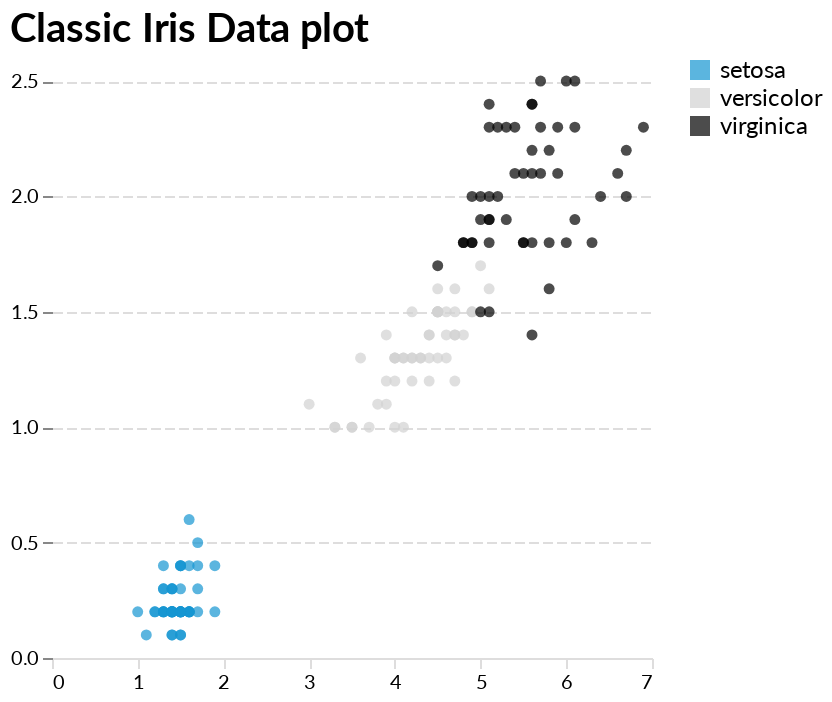

The notebook cell this image was saved under:
### Code cell
alt.Chart(iris, width=300).mark_point().encode(
    x='petalLength',
    y='petalWidth',
    color='species'
).properties(
    title="Classic Iris Data plot",
)

### Figure 1 — Vega-Lite specification as saved in the notebook (floating-point values rounded to 4 significant figures; data arrays with more than 128 entries replaced by an {"elided": "..."} marker saying what was removed)
{"$schema": "https://vega.github.io/schema/vega-lite/v3.4.0.json", "config": {"area": {"fill": "#1696d2"}, "axisX": {"domain": true, "domainColor": "#DEDDDD", "domainDashOffset": 10, "domainWidth": 1, "grid": false, "labelAngle": 0, "labelFont": "Lato", "labelFontSize": 10, "tickColor": "#DEDDDD", "title": "X Axis Title (units)", "titleFont": "Lato", "titleFontSize": 12, "titlePadding": 10}, "axisY": {"domain": false, "domainDashOffset": 10, "grid": true, "gridColor": "#DEDDDD", "gridDash": [5, 2], "gridWidth": 1, "labelAngle": 0, "labelFont": "Lato", "labelFontSize": 10, "title": "Y Axis Title (units)", "titleFont": "Lato", "titleFontSize": 12, "titlePadding": 10}, "bar": {"fill": "#1696d2", "stroke": false}, "guide-title": {"color": "Monospace", "font": "Lato", "fontSize": 15}, "legend": {"labelFont": "Lato", "labelFontSize": 12, "symbolSize": 100, "symbolType": "square", "title": "", "titleFont": "Lato", "titleFontSize": 12}, "line": {"color": "#1696d2", "stroke": "#1696d2", "strokeWidth": 1}, "path": {"stroke": "#1696d2"}, "point": {"filled": true}, "range": {"category": ["#1696d2", "#d2d2d2", "#000000", "#fdbf11", "#ec008b", "#55b748", "#5c5859", "#db2b27"], "diverging": ["#cfe8f3", "#a2d4ec", "#73bfe2", "#46abdb", "#1696d2", "#12719e"]}, "text": {"align": "right", "color": "#1696d2", "font": "Lato", "fontSize": 12, "fontWeight": 400, "size": 11}, "title": {"anchor": "start", "font": "Lato", "fontColor": "#4d4d4d", "fontSize": 20, "padding": 30}, "trail": {"color": "#1696d2", "stroke": "#1696d2"}, "view": {"strokeWidth": 0}}, "data": {"name": "data-a264acbd6e539a8b3afc0cb5f240fb57"}, "datasets": {"data-a264acbd6e539a8b3afc0cb5f240fb57": {"elided": "150 records"}}, "encoding": {"color": {"field": "species", "type": "nominal"}, "x": {"field": "petalLength", "type": "quantitative"}, "y": {"field": "petalWidth", "type": "quantitative"}}, "mark": "point", "title": "Classic Iris Data plot", "width": 300}
